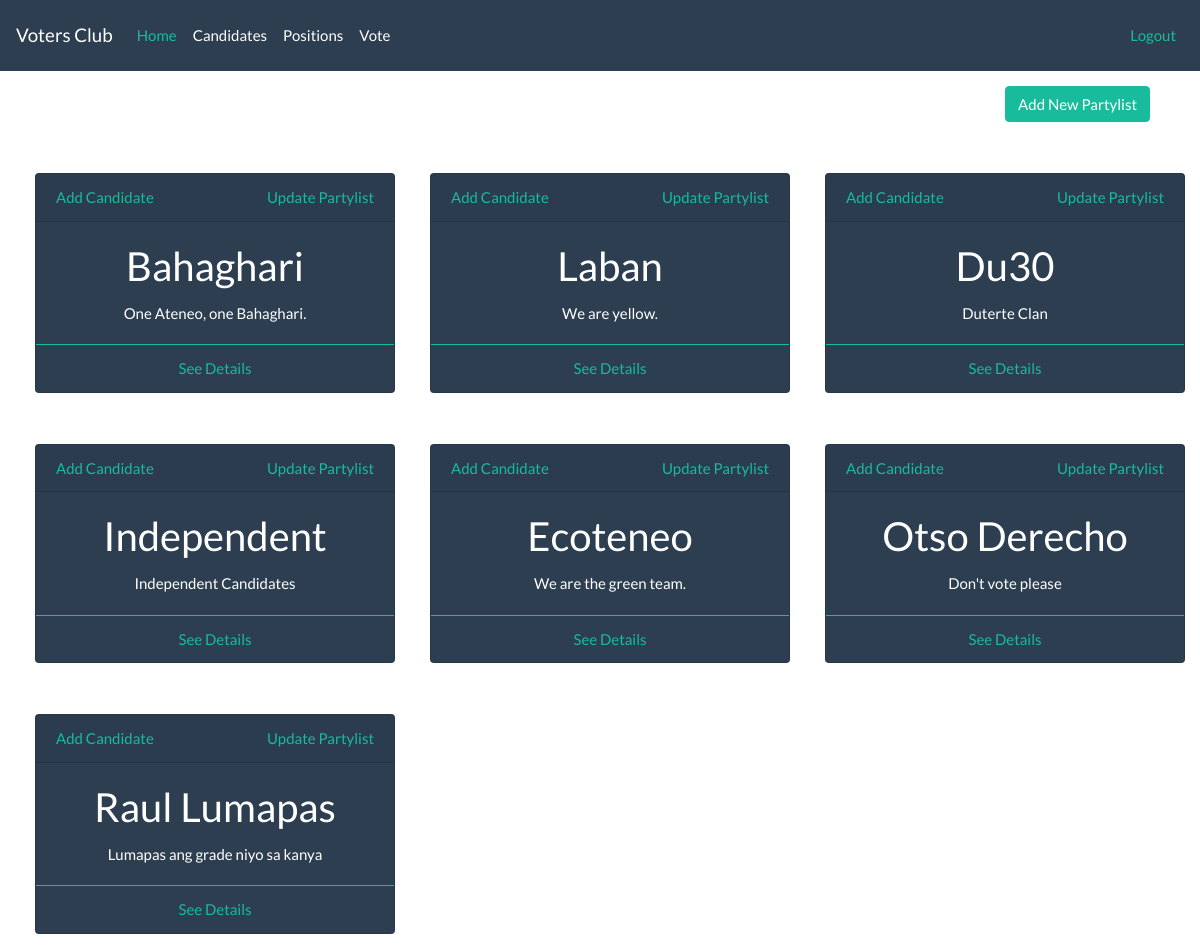
The app's page /votes/partylist/ (signed in) with its own data.
### votes/models.py (models this page shows, shortened)
class Partylist(models.Model):
    name = models.CharField(max_length=50)
    description = models.TextField()

### votes/views.py (the view)
# urls.py: path('partylist/', views.party_list, name='partylist_list'),
@login_required
def party_list(request):
    context = {}
    partylists = Partylist.objects.all()
    context['partylists'] = partylists
    return render(request, 'partylist_list.html', context)

### votes/templates/partylist_list.html (shortened to what this page needs)
{% extends 'base.html' %}
{% block body %}
    {% if request.user.is_authenticated %}
        <nav class="navbar navbar-expand-lg navbar-dark bg-primary">
          <a class="navbar-brand" href="#">Voters Club</a>
          <div class="collapse navbar-collapse" id="navbarColor01">
            <ul class="navbar-nav mr-auto">
              <li class="nav-item active">
                <a class="nav-link" href="{% url 'votes:partylist_list' %}">Home <span class="sr-only">(current)</span></a>
              </li>
              <li class="nav-item">
                <a class="nav-link" href="{% url 'votes:candidates_list' %}">Candidates</a>
              </li>
              <li class="nav-item">
                <a class="nav-link" href="{% url 'votes:detail_position' %}">Positions</a>
              </li>
              <li class="nav-item">
                <a class="nav-link" href="{% url 'votes:vote_page' %}">Vote</a>
              </li>
            </ul>
            <form class="form-inline my-2 my-lg-0">
              <a class="nav-link" href="{% url 'votes:logout' %}">Logout</a>
            </form>
          </div>
        </nav>
        <div class="row" style="float:right; margin-right: 50px; margin-top:15px;">
            <a class="btn btn-success" style="" href="{% url 'votes:create_partylist' %}" role="button">Add New Partylist</a>
        </div>
        <br><br><br>
        <div class="row" style="float:none; margin:0; ">
        {% for partylist in partylists %}
            <div class="card text-center text-white bg-primary mb-3" style="width: 30%; margin-left:35px; margin-top: 35px">
            <div class="card-header">
                <a href="{% url 'votes:create_candidate' %}" class="card-link float-left">Add Candidate</a>
                <a href="{% url 'votes:update_partylist' partylist.id %}" class="card-link float-right">Update Partylist</a>
            </div>
            <div class="card-body">
                <h2 class="card-title">{{ partylist.name }} </h2>
                <p class="card-text text-wrap">{{ partylist.description }}</p>
            </div>
            <div class="card-footer bg-transparent border-success">
                <a href="{% url 'votes:detail_partylist' partylist.id %}" class="card-link float-center">See Details</a>
            </div>
            </div>
        {% endfor %}
        </div>
    {% endif %}
{% endblock %}

### votes/templates/partylist_list.html (style rules this page uses)
.nav-link { padding-right: .5rem !important; padding-left: .5rem !important; }

### records on screen
Partylist: name "Bahaghari", description "One Ateneo, one Bahaghari."
Partylist: name "Laban", description "We are yellow."
Partylist: name "Du30", description "Duterte Clan"
Partylist: name "Independent", description "Independent Candidates"
Partylist: name "Ecoteneo", description "We are the green team."
Partylist: name "Otso Derecho", description "Don't vote please"
Partylist: name "Raul Lumapas", description "Lumapas ang grade niyo sa kanya"
